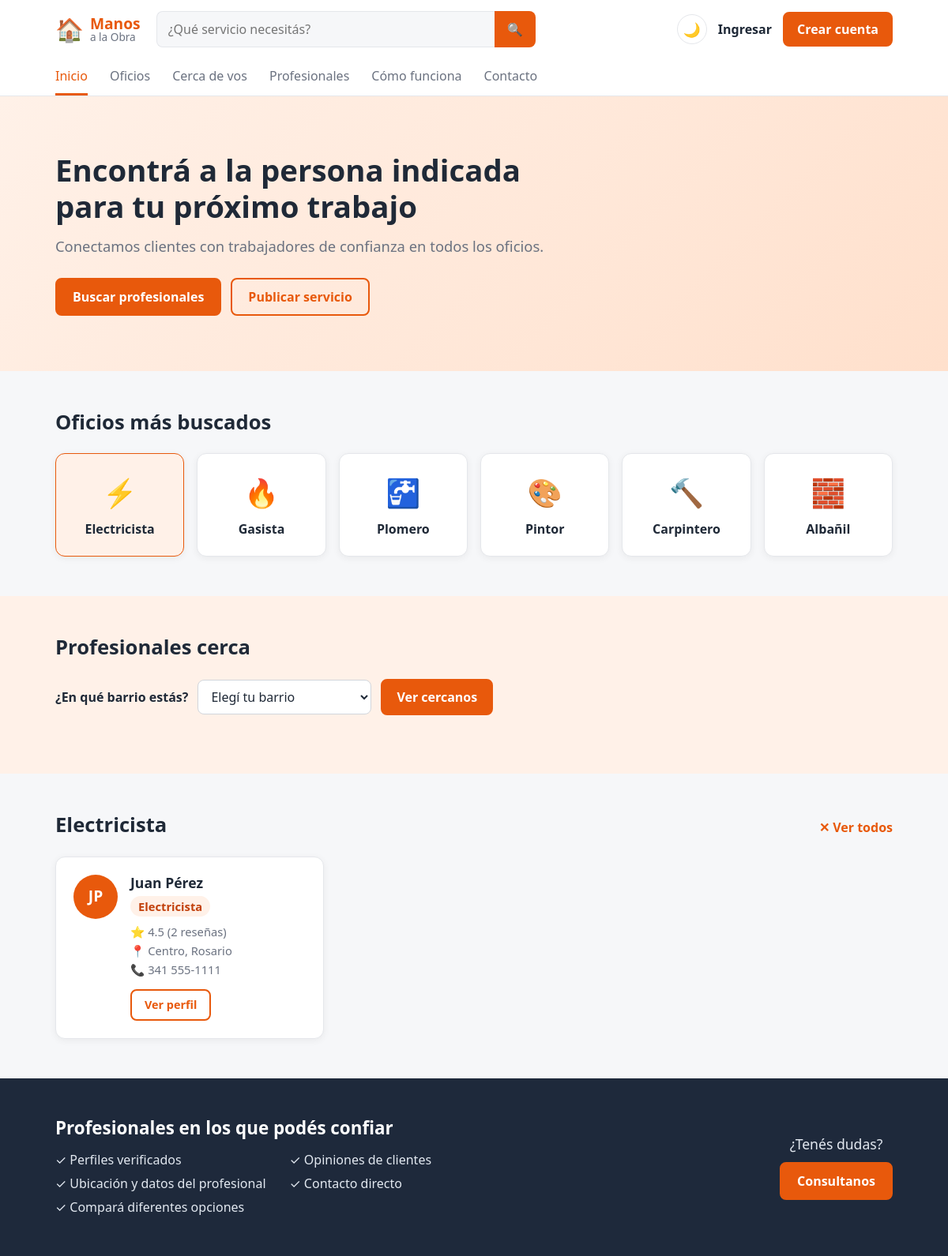
The page /index.php?oficio=Electricista on the database its author committed.
### tables this page shows
CREATE TABLE profesionales (
    id INT AUTO_INCREMENT PRIMARY KEY,
     
    nombre VARCHAR(60) NOT NULL,
    apellido VARCHAR(60) NOT NULL,
    email VARCHAR(120) NOT NULL UNIQUE,
    password VARCHAR(255) NOT NULL,
    iniciales VARCHAR(5) NOT NULL,
     
    oficio VARCHAR(60) NULL,
    descripcion VARCHAR(300) NULL,
    ubicacion VARCHAR(100) NULL,              
    domicilio VARCHAR(120) NULL,              
    barrio_id INT NULL,                       
    telefono VARCHAR(30) NULL,
    experiencia INT NULL,
    fecha_alta DATE NULL,
    fecha_baja DATE NULL,
     
     
    valoracion DECIMAL(2,1) DEFAULT 0,
    cantidad_resenas INT DEFAULT 0,
    creado_en TIMESTAMP DEFAULT CURRENT_TIMESTAMP,
    FOREIGN KEY (barrio_id) REFERENCES barrios(id)
);

CREATE TABLE barrios (
    id INT AUTO_INCREMENT PRIMARY KEY,
    barrio VARCHAR(60) NOT NULL UNIQUE,
    zona VARCHAR(30) NOT NULL
);

### index.php (the view, shortened to what this page needs)
<?php
require "config.php";
$modo_oscuro = ($_COOKIE["tema"] ?? "") === "oscuro";
$buscar = trim($_GET["buscar"] ?? "");
$oficio = trim($_GET["oficio"] ?? "");
$sql = "SELECT profesionales.*, barrios.barrio
        FROM profesionales
        LEFT JOIN barrios ON barrios.id = profesionales.barrio_id
        WHERE oficio IS NOT NULL
          AND (fecha_baja IS NULL OR fecha_baja >= CURDATE())";
$tipos = "";
$valores = [];
if ($oficio !== "") {
    $sql .= " AND oficio = ?";
    $tipos .= "s";
    $valores[] = $oficio;
}
$sql .= " ORDER BY valoracion DESC, cantidad_resenas DESC";
$consulta = $conexion->prepare($sql);
if ($tipos !== "") {
    $consulta->bind_param($tipos, ...$valores);
}
$consulta->execute();
$resultado_profesionales = $consulta->get_result();
if ($oficio !== "") {
    $titulo_profesionales = $oficio;
} elseif ($buscar !== "") {
    $titulo_profesionales = "Resultados para \"" . $buscar . "\"";
} else {
    $titulo_profesionales = "Profesionales destacados";
}
$barrios = [];
$resultado_barrios = $conexion->query("SELECT id, barrio, zona FROM barrios ORDER BY zona, barrio");
while ($fila = $resultado_barrios->fetch_assoc()) {
    $barrios[$fila["id"]] = $fila;
}
$barrio_elegido = (int) ($_GET["barrio"] ?? 0);
$oficios_destacados = [
    "Electricista" => "⚡",
    "Gasista"      => "🔥",
    "Plomero"      => "🚰",
    "Pintor"       => "🎨",
    "Carpintero"   => "🔨",
    "Albañil"      => "🧱",
];
if (!isset($_SESSION["usuario_id"])) {
    $link_publicar = "registro.php";
} elseif ($_SESSION["usuario_tipo"] === "profesional") {
    $link_publicar = "postular.php";
} else {
    $link_publicar = "";
}
?>
<!DOCTYPE html>
<html lang="es">
<head>
    <link rel="stylesheet" href="style.css">
</head>
<body class="<?php echo $modo_oscuro ? "oscuro" : ""; ?>">
    <header class="header-principal">
        <div class="barra-superior">
            <a href="index.php" class="logo">
                <span class="logo-icono">🏠</span>
                <span class="logo-texto"><strong>Manos</strong><span>a la Obra</span></span>
            </a>
            <form class="buscador" action="index.php#profesionales" method="get">
                <input type="search" name="buscar" placeholder="¿Qué servicio necesitás?" value="<?php echo htmlspecialchars($buscar); ?>">
                <button type="submit" aria-label="Buscar">🔍</button>
            </form>
            <div class="acciones">
                <a href="tema.php" class="boton-tema" title="<?php echo $modo_oscuro ? "Activar modo claro" : "Activar modo oscuro"; ?>">
                    <?php echo $modo_oscuro ? "☀️" : "🌙"; ?>
                </a>
                <?php if (isset($_SESSION["usuario_nombre"])): ?>
                    <span class="link-ingresar">Hola, <?php echo htmlspecialchars($_SESSION["usuario_nombre"]); ?></span>
                    <?php if (($_SESSION["usuario_tipo"] ?? "") === "profesional"): ?>
                        <a href="postular.php" class="btn-publicar">Postular servicio</a>
                    <?php endif; ?>
                    <a href="logout.php" class="btn-publicar">Salir</a>
                <?php else: ?>
                    <a href="login.php" class="link-ingresar">Ingresar</a>
                    <a href="registro.php" class="btn-publicar">Crear cuenta</a>
                <?php endif; ?>
            </div>
        </div>
        <nav class="barra-menu">
            <a href="index.php" class="activo">Inicio</a>
            <a href="#oficios">Oficios</a>
            <a href="#cerca">Cerca de vos</a>
            <a href="#profesionales">Profesionales</a>
            <a href="#">Cómo funciona</a>
            <a href="#">Contacto</a>
        </nav>
    </header>
    <section class="hero">
        <div class="contenedor">
            <div class="hero-texto">
                <h1>Encontrá a la persona indicada para tu próximo trabajo</h1>
                <p>Conectamos clientes con trabajadores de confianza en todos los oficios.</p>
                <div class="hero-botones">
                    <a href="#profesionales" class="boton boton-lleno">Buscar profesionales</a>
                    <?php if ($link_publicar !== ""): ?>
                        <a href="<?php echo $link_publicar; ?>" class="boton boton-borde">Publicar servicio</a>
                    <?php endif; ?>
                </div>
            </div>
        </div>
    </section>
    <section class="seccion">
        <div class="contenedor">
            <h2 class="seccion-titulo" id="oficios">Oficios más buscados</h2>
            <div class="oficios-grid">
                <?php foreach ($oficios_destacados as $nombre_oficio => $icono): ?>
                    <a href="index.php?oficio=<?php echo urlencode($nombre_oficio); ?>#profesionales"
                       class="oficio-card <?php echo $oficio === $nombre_oficio ? "elegido" : ""; ?>">
                        <span class="icono"><?php echo $icono; ?></span>
                        <p><?php echo $nombre_oficio; ?></p>
                    </a>
                <?php endforeach; ?>
            </div>
        </div>
    </section>
    <section class="seccion seccion-cerca">
        <div class="contenedor">
            <h2 class="seccion-titulo" id="cerca">Profesionales cerca</h2>
            <form class="elegir-barrio" action="index.php#cerca" method="get">
                <label for="barrio">¿En qué barrio estás?</label>
                <select id="barrio" name="barrio" required>
                    <option value="" disabled <?php echo isset($barrios[$barrio_elegido]) ? "" : "selected"; ?>>Elegí tu barrio</option>
                </select>
                <button type="submit" class="boton boton-lleno">Ver cercanos</button>
            </form>
        </div>
    </section>
    <section class="seccion">
        <div class="contenedor">
            <div class="seccion-encabezado">
                <h2 class="seccion-titulo" id="profesionales"><?php echo htmlspecialchars($titulo_profesionales); ?></h2>
                <?php if ($buscar !== "" || $oficio !== ""): ?>
                    <a href="index.php#profesionales" class="ver-todos">✕ Ver todos</a>
                <?php endif; ?>
            </div>
            <div class="profesionales-grid">
                <?php while ($profesional = $resultado_profesionales->fetch_assoc()): ?>
                    <?php
                    include "tarjeta_profesional.php";
                    ?>
                <?php endwhile; ?>
            </div>
        </div>
    </section>
        <footer class="pie-pagina">
        <div class="contenedor">
            <div class="pie-confianza">
                <h2>Profesionales en los que podés confiar</h2>
                <ul>
                    <li>✓ Perfiles verificados</li>
                    <li>✓ Opiniones de clientes</li>
                    <li>✓ Ubicación y datos del profesional</li>
                    <li>✓ Contacto directo</li>
                    <li>✓ Compará diferentes opciones</li>
                </ul>
            </div>
            <div class="pie-ayuda">
                <p>¿Tenés dudas?</p>
                <a href="#" class="boton boton-lleno">Consultanos</a>
            </div>
        </div>
    </footer>
</body>
</html>

### tarjeta_profesional.php (shortened to what this page needs)
<div class="profesional-card">
    <div class="profesional-avatar"><?php echo htmlspecialchars($profesional["iniciales"]); ?></div>
    <div class="profesional-info">
        <h3><?php echo htmlspecialchars($profesional["nombre"] . " " . $profesional["apellido"]); ?></h3>
        <p class="oficio"><?php echo htmlspecialchars($profesional["oficio"]); ?></p>
        <p class="valoracion">⭐ <?php echo $profesional["valoracion"]; ?> (<?php echo $profesional["cantidad_resenas"]; ?> reseñas)</p>
        <p class="ubicacion">📍 <?php
            if (!empty($profesional["barrio"])) {
                echo htmlspecialchars($profesional["barrio"]) . ", ";
            }
            echo htmlspecialchars($profesional["ubicacion"] ?? "");
        ?></p>
        <?php if (!empty($profesional["telefono"])): ?>
            <p class="telefono">📞 <?php echo htmlspecialchars($profesional["telefono"]); ?></p>
        <?php endif; ?>
        <a href="perfil.php?id=<?php echo $profesional["id"]; ?>" class="boton boton-borde">Ver perfil</a>
    </div>
</div>

### rows shown on the page
profesionales: iniciales "JP", nombre+apellido "Juan Pérez", oficio "Electricista", valoracion "4.5", cantidad_resenas "2", barrio.barrio "Centro", ubicacion "Rosario", telefono "341 555-1111"

### other values the page prints
$icono "⚡"
$nombre_oficio "Electricista"
$icono "🔥"
$nombre_oficio "Gasista"
$icono "🚰"
$nombre_oficio "Plomero"
$icono "🎨"
$nombre_oficio "Pintor"
$icono "🔨"
$nombre_oficio "Carpintero"
$icono "🧱"
$nombre_oficio "Albañil"
$titulo_profesionales "Electricista"
